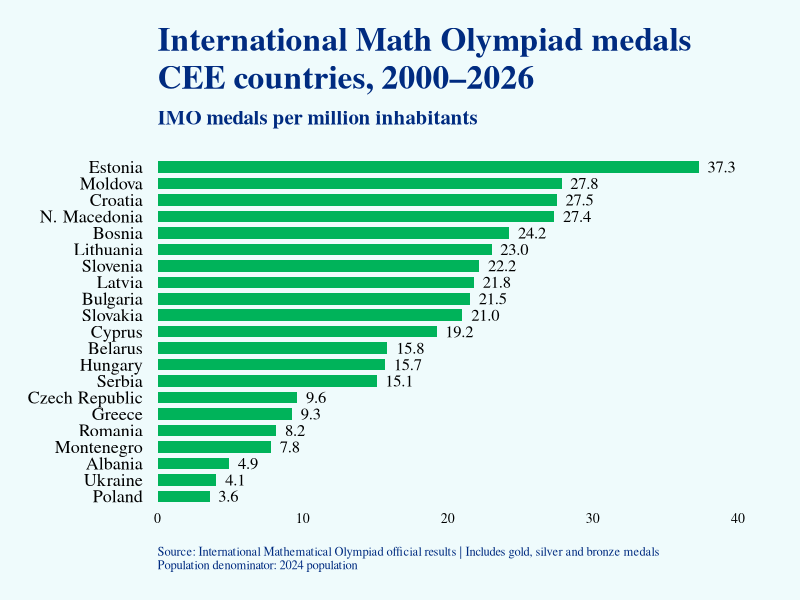
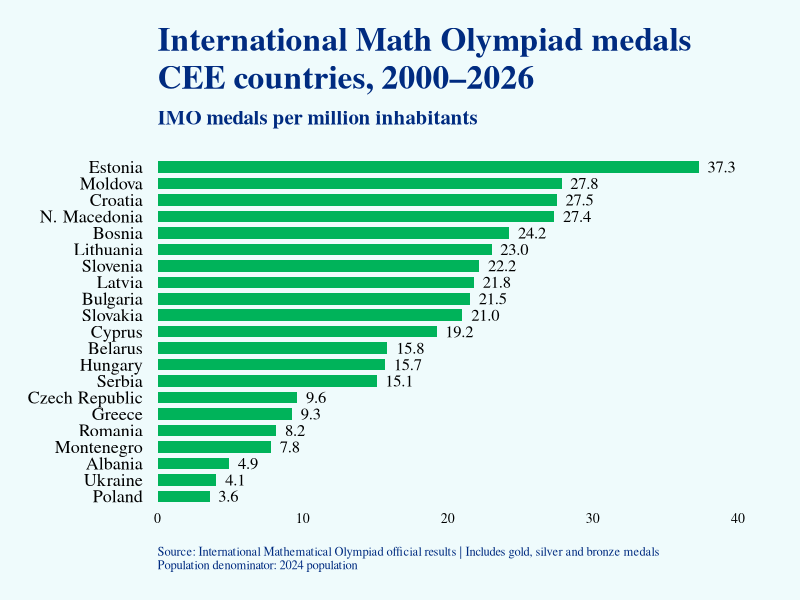

R code for these plots, in order:
library(tidyverse)
library(scales)

# ------------------------------------------------------------
# Data
# ------------------------------------------------------------

imo <- tribble(
  ~country,           ~medals, ~population_m,
  "Romania",              156,      19.068,
  "Hungary",              152,       9.690,
  "Ukraine",              152,      37.441,
  "Bulgaria",             146,       6.778,
  "Belarus",              144,       9.086,
  "Poland",               139,      38.712,
  "Slovakia",             116,       5.520,
  "Croatia",              107,       3.889,
  "Czech Republic",       104,      10.792,
  "Serbia",               102,       6.758,
  "Greece",                94,      10.137,
  "Moldova",               85,       3.053,
  "Bosnia",                77,       3.176,
  "Lithuania",             66,       2.867,
  "Estonia",               51,       1.367,
  "N. Macedonia",          50,       1.828,
  "Slovenia",              47,       2.119,
  "Latvia",                41,       1.880,
  "Cyprus",                26,       1.352,
  "Albania",               14,       2.832,
  "Montenegro",             5,       0.639
)

# medals per million inhabitants
imo <- imo %>%
  mutate(
    medals_per_million = medals / population_m
  ) %>%
  arrange(medals_per_million) %>%
  mutate(country = factor(country, levels = country))

# ------------------------------------------------------------
# Plot
# ------------------------------------------------------------

ggplot(imo, aes(x = medals_per_million, y = country)) +
  
  geom_col(
    fill = "#00B35A",
    width = 0.70
  ) +
  
  geom_text(
    aes(
      label = sprintf("%.1f", medals_per_million),
      x = medals_per_million + 0.6
    ),
    hjust = 0,
    family = "serif",
    size = 4.2
  ) +
  
  labs(
    title = "International Math Olympiad medals\nCEE countries, 2000–2026",
    subtitle = "IMO medals per million inhabitants",
    x = NULL,
    y = NULL,
    caption = paste0(
      "Source: International Mathematical Olympiad official results | ",
      "Includes gold, silver and bronze medals\n",
      "Population denominator: 2024 population"
    )
  ) +
  
  scale_x_continuous(
    expand = expansion(mult = c(0, 0.08))
  ) +
  
  theme_minimal(base_family = "serif") +
  
  theme(
    plot.background = element_rect(fill = "#EFFBFC", colour = NA),
    panel.background = element_rect(fill = "#EFFBFC", colour = NA),
    panel.grid = element_blank(),
    axis.text.y = element_text(size = 13, colour = "black", margin = margin(r = 8)),
    axis.text.x = element_text(size = 10, colour = "black"),
    plot.title = element_text(size = 24, face = "bold", colour = "#002B80",
                              lineheight = 0.95, margin = margin(b = 10)),
    plot.subtitle = element_text(size = 15, face = "bold", colour = "#002B80",
                                 margin = margin(b = 20)),
    plot.caption = element_text(size = 9, colour = "#002B80", hjust = 0,
                                margin = margin(t = 15)),
    axis.ticks = element_blank(),
    plot.margin = margin(t = 20, r = 35, b = 20, l = 20)
  )

ggsave(
  "imo_cee_per_capita.png",
  width = 10,
  height = 12,
  units = "in",
  dpi = 300
)
